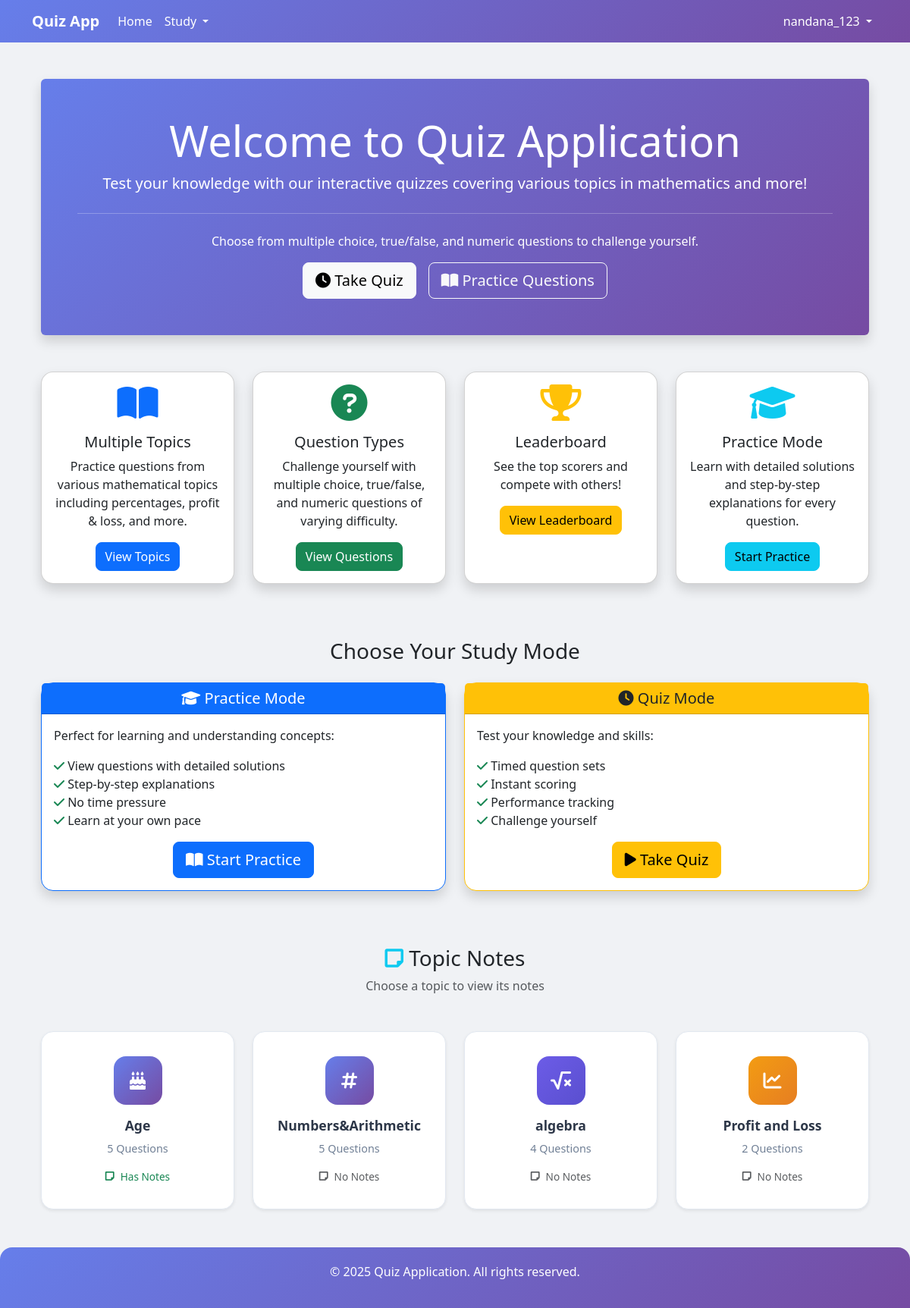
The app's page / (signed in) with its own data.
### quiz/models.py (models this page shows, shortened)
class User(AbstractUser):
    is_teacher = models.BooleanField(default=False)
    is_student = models.BooleanField(default=True)

class Topic(models.Model):
    name = models.CharField(max_length=100, unique=True)

### quiz/views.py (the view)
# urls.py: 2. Add a URL to urlpatterns:  path('', views.home, name='home')
@login_required(login_url='login')
def home(request):
    topics_with_notes = []
    topics = Topic.objects.all()
    for topic in topics:
        try:
            note = topic.note  # Related name from OneToOneField
        except TopicNote.DoesNotExist:
            note = None
        topic_data = {
            'topic': topic,
            'note': note,
            'question_count': topic.questions.count()
        }
        topics_with_notes.append(topic_data)
    default_topic_id = topics_with_notes[0]['topic'].id if topics_with_notes else None
    context = {
        'topics_with_notes': topics_with_notes,
        'default_topic_id': default_topic_id,  # pass default topic_id
    }
    return render(request, 'home.html', context)

### templates/home.html (shortened to what this page needs)
{% extends 'base.html' %}
{% block content %}
<div class="container mt-5">
    <div class="row">
        <div class="col-md-12">
            <div class="jumbotron bg-primary text-white p-5 rounded shadow mb-5">
                <div class="text-center">
                    <h1 class="display-4">Welcome to Quiz Application</h1>
                    <p class="lead">Test your knowledge with our interactive quizzes covering various topics in mathematics and more!</p>
                    <hr class="my-4">
                    <p>Choose from multiple choice, true/false, and numeric questions to challenge yourself.</p>
                    <div class="d-flex justify-content-center gap-3 flex-wrap">
                        <a class="btn btn-light btn-lg" href="{% url 'select_topic' %}" role="button">
                            <i class="fas fa-clock"></i> Take Quiz
                        </a>
                        <a class="btn btn-outline-light btn-lg" href="{% url 'practice_select_topic' %}" role="button">
                            <i class="fas fa-book-open"></i> Practice Questions
                        </a>
                    </div>
                </div>
            </div>
        </div>
    </div>
    <div class="row">
        <div class="col-md-3 mb-4">
            <div class="card h-100 shadow">
                <div class="card-body text-center">
                    <div class="mb-3">
                        <i class="fas fa-book-open fa-3x text-primary"></i>
                    </div>
                    <h5 class="card-title">Multiple Topics</h5>
                    <p class="card-text">Practice questions from various mathematical topics including percentages, profit & loss, and more.</p>
                    <a href="{% url 'topic_list' %}" class="btn btn-primary">View Topics</a>
                </div>
            </div>
        </div>
        <div class="col-md-3 mb-4">
            <div class="card h-100 shadow">
                <div class="card-body text-center">
                    <div class="mb-3">
                        <i class="fas fa-question-circle fa-3x text-success"></i>
                    </div>
                    <h5 class="card-title">Question Types</h5>
                    <p class="card-text">Challenge yourself with multiple choice, true/false, and numeric questions of varying difficulty.</p>
                    <a href="{% url 'question_list' %}" class="btn btn-success">View Questions</a>
                </div>
            </div>
        </div>
        <div class="col-md-3 mb-4">
            <div class="card h-100 shadow">
                <div class="card-body text-center">
                    <div class="mb-3">
                        <i class="fas fa-trophy fa-3x text-warning"></i>
                    </div>
                    <h5 class="card-title">Leaderboard</h5>
                    <p class="card-text">See the top scorers and compete with others!</p>
                    {% if default_topic_id %}
                        <a href="{% url 'leaderboard' %}" class="btn btn-warning">View Leaderboard</a>
                    {% else %}
                        <button class="btn btn-warning" disabled>No Leaderboard Available</button>
                    {% endif %}
                </div>
            </div>
        </div>
        <div class="col-md-3 mb-4">
            <div class="card h-100 shadow">
                <div class="card-body text-center">
                    <div class="mb-3">
                        <i class="fas fa-graduation-cap fa-3x text-info"></i>
                    </div>
                    <h5 class="card-title">Practice Mode</h5>
                    <p class="card-text">Learn with detailed solutions and step-by-step explanations for every question.</p>
                    <a href="{% url 'practice_select_topic' %}" class="btn btn-info">Start Practice</a>
                </div>
            </div>
        </div>
    </div>
    <div class="row mt-5">
        <div class="col-md-12">
            <h3 class="text-center mb-4">Choose Your Study Mode</h3>
        </div>
        <div class="col-md-6 mb-4">
            <div class="card shadow border-primary">
                <div class="card-header bg-primary text-white text-center">
                    <h5 class="mb-0"><i class="fas fa-graduation-cap"></i> Practice Mode</h5>
                </div>
                <div class="card-body">
                    <p class="card-text">Perfect for learning and understanding concepts:</p>
                    <ul class="list-unstyled">
                        <li><i class="fas fa-check text-success"></i> View questions with detailed solutions</li>
                        <li><i class="fas fa-check text-success"></i> Step-by-step explanations</li>
                        <li><i class="fas fa-check text-success"></i> No time pressure</li>
                        <li><i class="fas fa-check text-success"></i> Learn at your own pace</li>
                    </ul>
                    <div class="text-center">
                        <a href="{% url 'practice_select_topic' %}" class="btn btn-primary btn-lg">
                            <i class="fas fa-book-open"></i> Start Practice
                        </a>
                    </div>
                </div>
            </div>
        </div>
        <div class="col-md-6 mb-4">
            <div class="card shadow border-warning">
                <div class="card-header bg-warning text-dark text-center">
                    <h5 class="mb-0"><i class="fas fa-clock"></i> Quiz Mode</h5>
                </div>
                <div class="card-body">
                    <p class="card-text">Test your knowledge and skills:</p>
                    <ul class="list-unstyled">
                        <li><i class="fas fa-check text-success"></i> Timed question sets</li>
                        <li><i class="fas fa-check text-success"></i> Instant scoring</li>
                        <li><i class="fas fa-check text-success"></i> Performance tracking</li>
                        <li><i class="fas fa-check text-success"></i> Challenge yourself</li>
                    </ul>
                    <div class="text-center">
                        <a href="{% url 'select_topic' %}" class="btn btn-warning btn-lg">
                            <i class="fas fa-play"></i> Take Quiz
                        </a>
                    </div>
                </div>
            </div>
        </div>
    </div>
    {% if topics_with_notes %}
    <div class="row mt-5">
        <div class="col-md-12">
            <h3 class="text-center mb-2">
                <i class="fas fa-sticky-note text-info"></i> Topic Notes
            </h3>
            <p class="text-center text-muted mb-5">Choose a topic to view its notes</p>
        </div>
        <div class="col-12">
            <div class="row g-4">
                {% for topic_data in topics_with_notes %}
                <div class="col-xl-3 col-lg-4 col-md-6 col-sm-6">
                    <div class="topic-card h-100 shadow-sm">
                        <div class="topic-card-body">
                            <div class="topic-icon mb-3">
                                <div class="icon-wrapper
                                    {% if 'age' in topic_data.topic.name|lower %}bg-blue
                                    {% elif 'percentage' in topic_data.topic.name|lower or 'percent' in topic_data.topic.name|lower %}bg-green
                                    {% elif 'profit' in topic_data.topic.name|lower or 'loss' in topic_data.topic.name|lower %}bg-orange
                                    {% elif 'interest' in topic_data.topic.name|lower %}bg-purple
                                    {% elif 'time' in topic_data.topic.name|lower or 'work' in topic_data.topic.name|lower %}bg-red
                                    {% elif 'speed' in topic_data.topic.name|lower or 'distance' in topic_data.topic.name|lower %}bg-indigo
                                    {% elif 'ratio' in topic_data.topic.name|lower or 'proportion' in topic_data.topic.name|lower %}bg-pink
                                    {% elif 'average' in topic_data.topic.name|lower or 'mean' in topic_data.topic.name|lower %}bg-teal
                                    {% elif 'compound' in topic_data.topic.name|lower %}bg-green
                                    {% elif 'permutation' in topic_data.topic.name|lower or 'combination' in topic_data.topic.name|lower %}bg-yellow
                                    {% elif 'probability' in topic_data.topic.name|lower %}bg-purple
                                    {% elif 'alligation' in topic_data.topic.name|lower or 'mixture' in topic_data.topic.name|lower %}bg-red
                                    {% elif 'algebra' in topic_data.topic.name|lower or 'equation' in topic_data.topic.name|lower %}bg-indigo
                                    {% elif 'geometry' in topic_data.topic.name|lower or 'area' in topic_data.topic.name|lower or 'volume' in topic_data.topic.name|lower %}bg-teal
                                    {% elif 'number' in topic_data.topic.name|lower or 'digit' in topic_data.topic.name|lower %}bg-blue
                                    {% elif 'data' in topic_data.topic.name|lower or 'statistics' in topic_data.topic.name|lower %}bg-pink
                                    {% else %}{% cycle 'bg-blue' 'bg-green' 'bg-orange' 'bg-purple' 'bg-red' 'bg-indigo' 'bg-pink' 'bg-teal' %}{% endif %}">
                                    <i class="fas
                                        {% if 'age' in topic_data.topic.name|lower %}fa-birthday-cake
                                        {% elif 'percentage' in topic_data.topic.name|lower or 'percent' in topic_data.topic.name|lower %}fa-percentage
                                        {% elif 'profit' in topic_data.topic.name|lower or 'loss' in topic_data.topic.name|lower %}fa-chart-line
                                        {% elif 'interest' in topic_data.topic.name|lower %}fa-calculator
                                        {% elif 'time' in topic_data.topic.name|lower or 'work' in topic_data.topic.name|lower %}fa-clock
                                        {% elif 'speed' in topic_data.topic.name|lower or 'distance' in topic_data.topic.name|lower %}fa-route
                                        {% elif 'ratio' in topic_data.topic.name|lower or 'proportion' in topic_data.topic.name|lower %}fa-balance-scale
                                        {% elif 'average' in topic_data.topic.name|lower or 'mean' in topic_data.topic.name|lower %}fa-chart-bar
                                        {% elif 'compound' in topic_data.topic.name|lower %}fa-seedling
                                        {% elif 'permutation' in topic_data.topic.name|lower or 'combination' in topic_data.topic.name|lower %}fa-shuffle
                                        {% elif 'probability' in topic_data.topic.name|lower %}fa-dice
                                        {% elif 'alligation' in topic_data.topic.name|lower or 'mixture' in topic_data.topic.name|lower %}fa-flask
                                        {% elif 'algebra' in topic_data.topic.name|lower or 'equation' in topic_data.topic.name|lower %}fa-square-root-alt
                                        {% elif 'geometry' in topic_data.topic.name|lower or 'area' in topic_data.topic.name|lower or 'volume' in topic_data.topic.name|lower %}fa-shapes
                                        {% elif 'number' in topic_data.topic.name|lower or 'digit' in topic_data.topic.name|lower %}fa-hashtag
                                        {% elif 'data' in topic_data.topic.name|lower or 'statistics' in topic_data.topic.name|lower %}fa-chart-pie
                                        {% else %}fa-book{% endif %}"></i>
                                </div>
                            </div>
                            <h5 class="topic-title">{{ topic_data.topic.name }}</h5>
                            <p class="topic-questions">{{ topic_data.question_count }} Question{{ topic_data.question_count|pluralize }}</p>
                            {% if topic_data.note %}
                                <div class="note-indicator">
                                    <i class="fas fa-sticky-note text-success"></i>
                                    <span class="text-success">Has Notes</span>
                                </div>
                            {% else %}
                                <div class="note-indicator">
                                    <i class="fas fa-sticky-note text-muted"></i>
                                    <span class="text-muted">No Notes</span>
                                </div>
                            {% endif %}
                            <a href="{% url 'topic_note_view' topic_data.topic.id %}" class="topic-link">
                            </a>
                        </div>
                    </div>
                </div>
                {% endfor %}
            </div>
        </div>
    </div>
    {% endif %}
{% endblock %}
{% block extra_js %}
<link href="https://cdnjs.cloudflare.com/ajax/libs/font-awesome/6.0.0/css/all.min.css" rel="stylesheet">
{% endblock %}

### templates/base.html (shortened to what this page needs)
<!DOCTYPE html>
<html lang="en">
<head>
    <link href="https://cdnjs.cloudflare.com/ajax/libs/bootstrap/5.3.0/css/bootstrap.min.css" rel="stylesheet">
    <link href="https://cdnjs.cloudflare.com/ajax/libs/font-awesome/6.4.0/css/all.min.css" rel="stylesheet">
</head>
<body>
    <nav class="navbar navbar-expand-lg navbar-dark">
        <div class="container">
            <a class="navbar-brand" href="{% url 'home' %}">Quiz App</a>
            <div class="collapse navbar-collapse" id="navbarNav">
                <ul class="navbar-nav me-auto">
                    <li class="nav-item">
                        <a class="nav-link" href="{% url 'home' %}">Home</a>
                    </li>
                    {% if user_role == "user" %}
                        <li class="nav-item dropdown">
                            <a class="nav-link dropdown-toggle" href="#" data-bs-toggle="dropdown">
                                Study
                            </a>
                        </li>
                    {% endif %}
                </ul>
                <ul class="navbar-nav">
                    {% if user.is_authenticated %}
                        <li class="nav-item dropdown">
                            <a class="nav-link dropdown-toggle" href="#" data-bs-toggle="dropdown">
                                {{ user.username }}
                            </a>
                        </li>
                    {% else %}
                        <li class="nav-item"><a class="nav-link" href="{% url 'login' %}">Login</a></li>
                        <li class="nav-item"><a class="nav-link" href="{% url 'signup' %}">Register</a></li>
                    {% endif %}
                </ul>
            </div>
        </div>
    </nav>
    <main class="container my-5">
        {% block content %}
        {% endblock %}
    </main>
    <footer>
        <div class="container">
            <p>&copy; 2025 Quiz Application. All rights reserved.</p>
        </div>
    </footer>
    {% block extra_js %}
    {% endblock %}
</body>
</html>

### records on screen
User: username "nandana_123"
Topic: topic.name "Age", question_count "5", shows "Has Notes"
Topic: topic.name "Numbers&Arithmetic", question_count "5", shows "No Notes"
Topic: topic.name "algebra", question_count "4", shows "No Notes"
Topic: topic.name "Profit and Loss", question_count "2", shows "No Notes"
